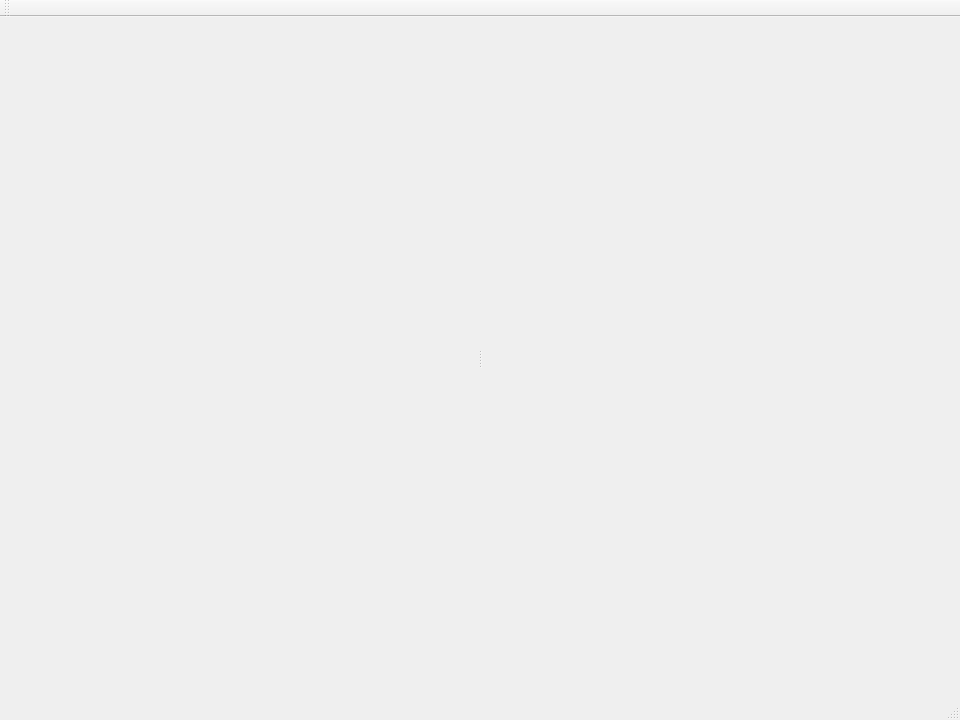
<?xml version="1.0" encoding="UTF-8"?>
<ui version="4.0">
 <class>MainWindow</class>
 <widget class="QMainWindow" name="MainWindow">
  <property name="geometry">
   <rect>
    <x>0</x>
    <y>0</y>
    <width>960</width>
    <height>720</height>
   </rect>
  </property>
  <property name="windowTitle">
   <string>Press Plate Tool</string>
  </property>
  <widget class="QWidget" name="centralWidget">
   <layout class="QVBoxLayout" name="verticalLayout">
    <item>
     <widget class="QSplitter" name="mainSplitter">
      <property name="orientation">
       <enum>Qt::Horizontal</enum>
      </property>
      <widget class="ExpandWidget" name="expandWidget" native="true"/>
      <widget class="QWidget" name="widget_2" native="true"/>
     </widget>
    </item>
   </layout>
  </widget>
  <widget class="QMenuBar" name="menuBar">
   <property name="geometry">
    <rect>
     <x>0</x>
     <y>0</y>
     <width>960</width>
     <height>28</height>
    </rect>
   </property>
  </widget>
  <widget class="QToolBar" name="mainToolBar">
   <attribute name="toolBarArea">
    <enum>TopToolBarArea</enum>
   </attribute>
   <attribute name="toolBarBreak">
    <bool>false</bool>
   </attribute>
  </widget>
  <widget class="QStatusBar" name="statusBar"/>
 </widget>
 <layoutdefault spacing="6" margin="11"/>
 <customwidgets>
  <customwidget>
   <class>ExpandWidget</class>
   <extends>QWidget</extends>
   <header>ui/expand/expandwidget.h</header>
   <container>1</container>
  </customwidget>
 </customwidgets>
 <resources/>
 <connections/>
</ui>
